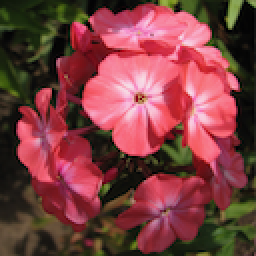
#> input picture Week 7/Day W4/Flower Folder/flower_images/flower_images/0001.png, 128 x 128 px, found by its file name (shown 2 times larger); its folder holds only this picture in this run
$ jupyter execute DI_Week7_Day4_Daily.ipynb
#> lines starting #> are read from the running program, lines starting #| are printed output that depends on the picture
[cell 1]
from google.colab import files
uploaded = files.upload()
#> the answer given: 0001.png

from PIL import Image, ImageOps
import matplotlib.pyplot as plt

def show_images(original, augmented, title):
    plt.figure(figsize=(12, 6))
    plt.subplot(1, 2, 1)
    plt.imshow(original)
    plt.title('Original Image')
    plt.axis('off')

    plt.subplot(1, 2, 2)
    plt.imshow(augmented)
    plt.title(title)
    plt.axis('off')

    plt.show()

image_path = list(uploaded.keys())[0]
original_image = Image.open(image_path)
#> original_image is the input picture: PIL image 128x128 RGBA; mean R, G, B, A 124, 63.1, 64.3, 255

rotated_image = original_image.rotate(90, expand=True)
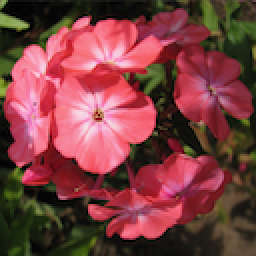
#> rotated_image: PIL image 128x128 RGBA (shown 2 times larger); mean R, G, B, A 124, 63.1, 64.3, 255

flipped_horizontally_image = ImageOps.mirror(original_image)
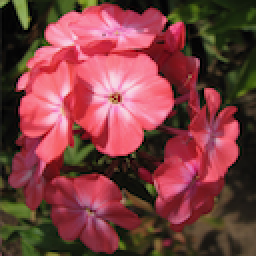
#> flipped_horizontally_image: PIL image 128x128 RGBA (shown 2 times larger); mean R, G, B, A 124, 63.1, 64.3, 255
flipped_vertically_image = ImageOps.flip(original_image)
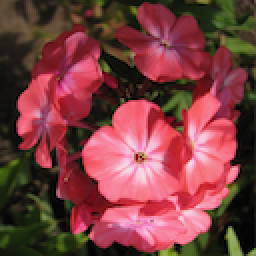
#> flipped_vertically_image: PIL image 128x128 RGBA (shown 2 times larger); mean R, G, B, A 124, 63.1, 64.3, 255

width, height = original_image.size
#> width = 128; height = 128
zoomed_image = original_image.resize((int(width * 1.2), int(height * 1.2)))
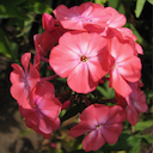
#> zoomed_image: PIL image 153x153 RGBA; mean R, G, B, A 124, 63.1, 64.3, 255

show_images(original_image, rotated_image, 'Rotated Image')

show_images(original_image, flipped_horizontally_image, 'Horizontally Flipped Image')

show_images(original_image, flipped_vertically_image, 'Vertically Flipped Image')

show_images(original_image, zoomed_image, 'Zoomed Image')

[cell 2]
import os
import numpy as np
from PIL import Image, ImageOps
import matplotlib.pyplot as plt

def load_and_visualize_images(image_dir):
    image_files = os.listdir(image_dir)
    images = [Image.open(os.path.join(image_dir, img_file)) for img_file in image_files]

    original_image = images[np.random.randint(len(images))]

    rotated_image = original_image.rotate(90)

    flipped_image = ImageOps.flip(ImageOps.mirror(original_image))
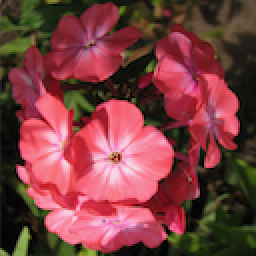
#> flipped_image: PIL image 128x128 RGBA (shown 2 times larger); mean R, G, B, A 124, 63.1, 64.3, 255

    zoomed_image = original_image.resize((int(original_image.width * 1.2), int(original_image.height * 1.2)))

    show_images(original_image, rotated_image, "Rotated Image")
    show_images(original_image, flipped_image, "Flipped Image")
    show_images(original_image, zoomed_image, "Zoomed Image")

def show_images(original, augmented, title):
    plt.figure(figsize=(12, 6))
    plt.subplot(1, 2, 1)
    plt.imshow(original)
    plt.title('Original Image')
    plt.axis('off')

    plt.subplot(1, 2, 2)
    plt.imshow(augmented)
    plt.title(title)
    plt.axis('off')

    plt.show()

if __name__ == "__main__":
    image_dir = "C:/Users/Shmuel/Desktop/DI_Bootcamp/Week_7/Day_W4/Flower_Folder/flower_images/flower_images"
    load_and_visualize_images(image_dir)

$ run again, on Week 7/Day W4/Flower Folder/flower_images/flower_images/0011.png
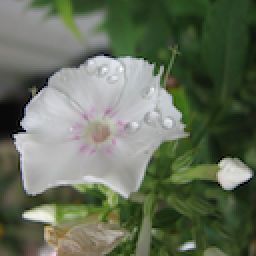
#> input picture Week 7/Day W4/Flower Folder/flower_images/flower_images/0011.png, 128 x 128 px, found by its file name (shown 2 times larger)
#> original_image is the input picture: PIL image 128x128 RGBA; mean R, G, B, A 101, 110.5, 90.8, 255
#> `flipped_vertically_image = ImageOps.flip(original_image)`:
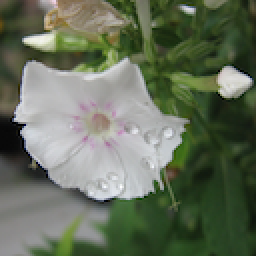
#> flipped_vertically_image: PIL image 128x128 RGBA (shown 2 times larger); mean R, G, B, A 101, 110.5, 90.8, 255
#> in load_and_visualize_images, `flipped_image = ImageOps.flip(ImageOps.mirror(original_image))`:
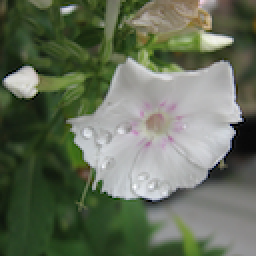
#> flipped_image: PIL image 128x128 RGBA (shown 2 times larger); mean R, G, B, A 101, 110.5, 90.8, 255

$ run again, on Week 7/Day W4/Flower Folder/flower_images/flower_images/0014.png
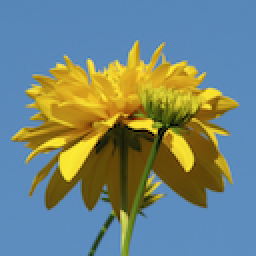
#> input picture Week 7/Day W4/Flower Folder/flower_images/flower_images/0014.png, 128 x 128 px, found by its file name (shown 2 times larger)
#> original_image is the input picture: PIL image 128x128 RGBA; mean R, G, B, A 115.3, 133.3, 124.2, 255
#> `rotated_image = original_image.rotate(90, expand=True)`:
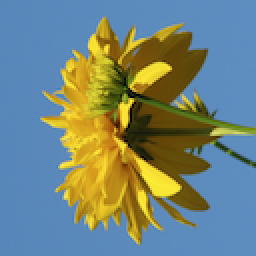
#> rotated_image: PIL image 128x128 RGBA (shown 2 times larger); mean R, G, B, A 115.3, 133.3, 124.2, 255
#> in load_and_visualize_images, `flipped_image = ImageOps.flip(ImageOps.mirror(original_image))`:
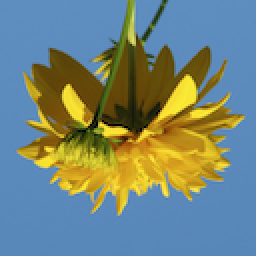
#> flipped_image: PIL image 128x128 RGBA (shown 2 times larger); mean R, G, B, A 115.3, 133.3, 124.2, 255

$ run again, on Week 7/Day W4/Flower Folder/flower_images/flower_images/0015.png
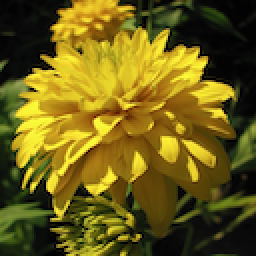
#> input picture Week 7/Day W4/Flower Folder/flower_images/flower_images/0015.png, 128 x 128 px, found by its file name (shown 2 times larger)
#> original_image is the input picture: PIL image 128x128 RGBA; mean R, G, B, A 108.4, 94.4, 22.2, 255
#> `flipped_vertically_image = ImageOps.flip(original_image)`:
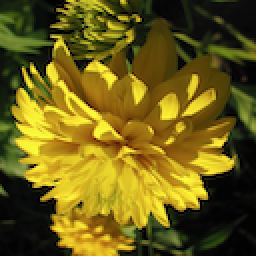
#> flipped_vertically_image: PIL image 128x128 RGBA (shown 2 times larger); mean R, G, B, A 108.4, 94.4, 22.2, 255
#> in load_and_visualize_images, `flipped_image = ImageOps.flip(ImageOps.mirror(original_image))`:
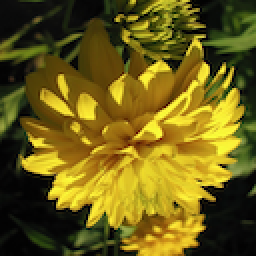
#> flipped_image: PIL image 128x128 RGBA (shown 2 times larger); mean R, G, B, A 108.4, 94.4, 22.2, 255
